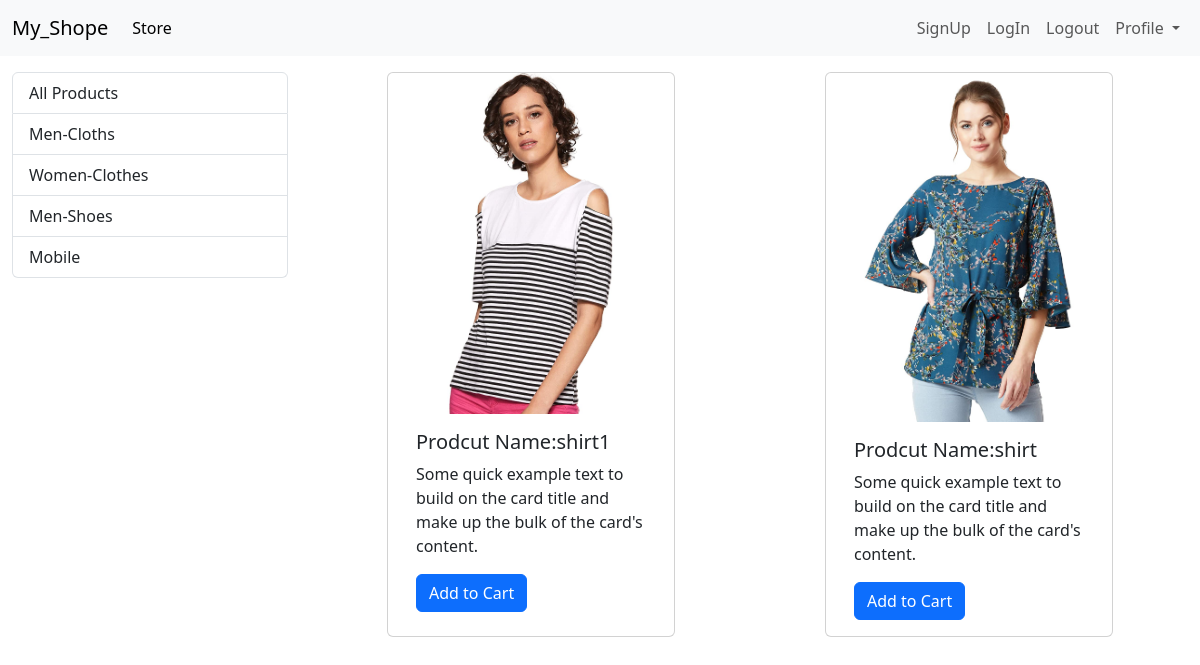
The app's page /?category=2 with its own data.
### store/models/category.py (models this page shows, shortened)
class Category(models.Model):
    name=models.CharField(max_length=50)
    @staticmethod
    def get_all_category():
        return Category.objects.all()

### store/models/products.py (models this page shows, shortened)
class Products(models.Model):
    product_name=models.CharField(max_length=50)
    pro_des=models.CharField(max_length=250 ,default="")
    pro_price=models.IntegerField(default=0)
    pro_img=models.ImageField(upload_to="uploaded/products/")
    category=models.ForeignKey(to=Category,on_delete=models.RESTRICT,)
    @staticmethod
    def get_all_produts_by_categoryid(categoryID):
        if categoryID:
            return Products.objects.filter(category=categoryID)
        else:
            return Products.objects.all()

### store/views.py (the view)
# urls.py: path('', views.index,name='index'),
def index(request):
    products=None
    categories=Category.get_all_category()
    categoryID=request.GET.get('category')
    if categoryID:
        products=Products.get_all_produts_by_categoryid(categoryID)
    else:
        products=Products.get_all_produts()
    data={'products':products,'categories':categories}
    return render(request,"index.html",data)

### templates/index.html
{% extends "base.html" %} {% block title %}My_store{% endblock title %}
{% block content %}
<div class="container-fluid mt-3">
  <div class="row">
    <div class="col-lg-3">
      <div class="list-group">
          <a href="/" class="list-group-item">All Products</a>
          {% for category in categories  %}
          <a href="?category={{category.id}}" class="list-group-item">{{category.name}}</a>
          {% endfor %}
      </div>
    </div>
    <div id="product" class="col-lg-9">
      <div class="row mx-auto">
        {% for product in products %}
        <div class="card mx-auto mb-3" style="width: 18rem">
          <img src="{{product.pro_img.url}}" class="card-img-top" alt="..." />
          <div class="card-body">
            <h5 class="card-title">Prodcut Name:{{product.product_name}}</h5>
            <p class="card-text">
              Some quick example text to build on the card title and make up the
              bulk of the card's content.
            </p>
            <a href="/#" class="btn btn-primary">Add to Cart</a>
          </div>
        </div>
        {% endfor %}
      </div>
    </div>
  </div>
</div>
{% endblock content %}

### records on screen
Category: name "Men-Cloths"
Category: name "Women-Clothes"
Category: name "Men-Shoes"
Category: name "Mobile"
Products: pro_img (picture), product_name "shirt1"
Products: pro_img (picture), product_name "shirt"
